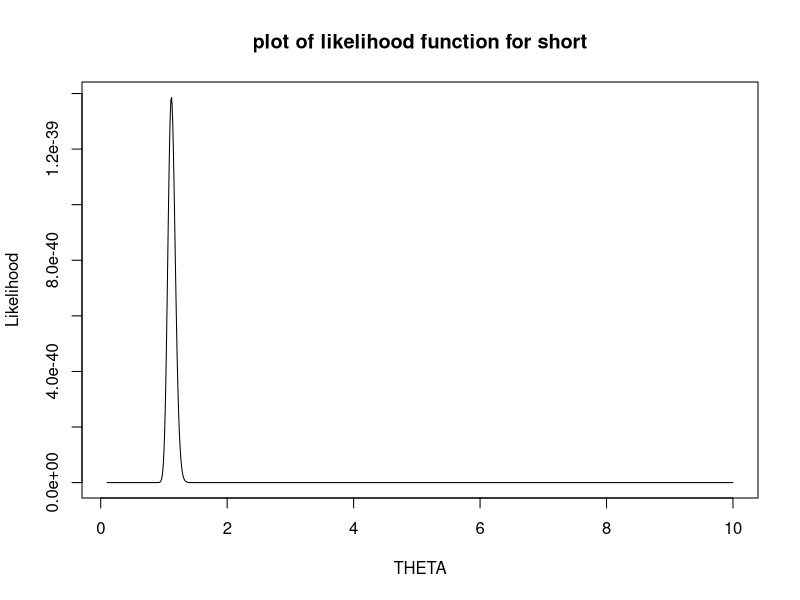
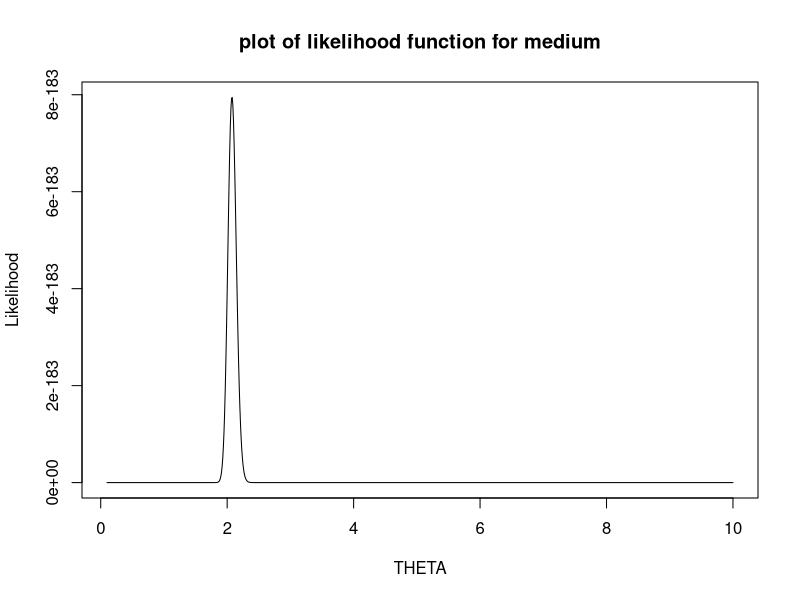
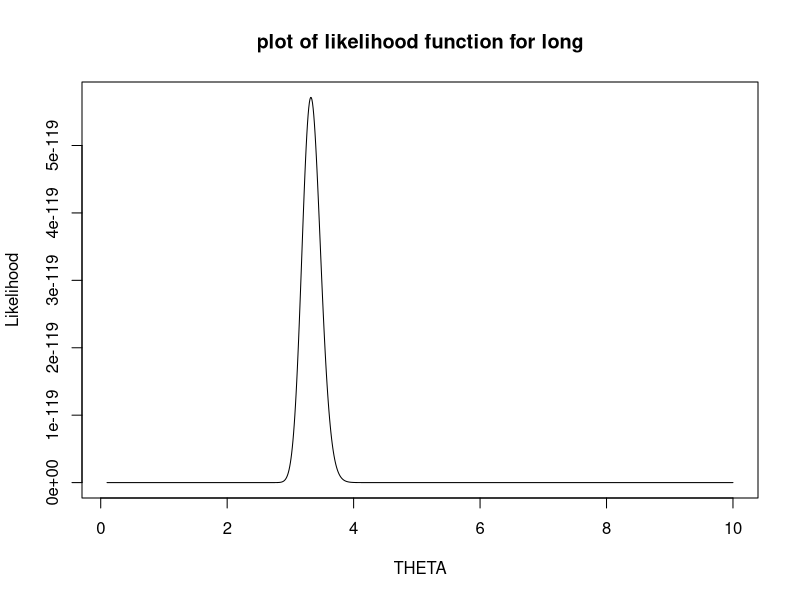
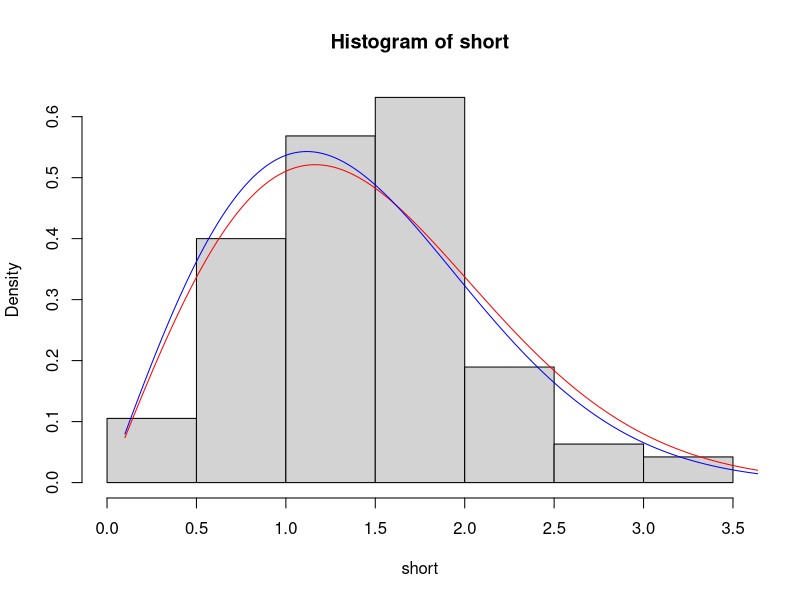
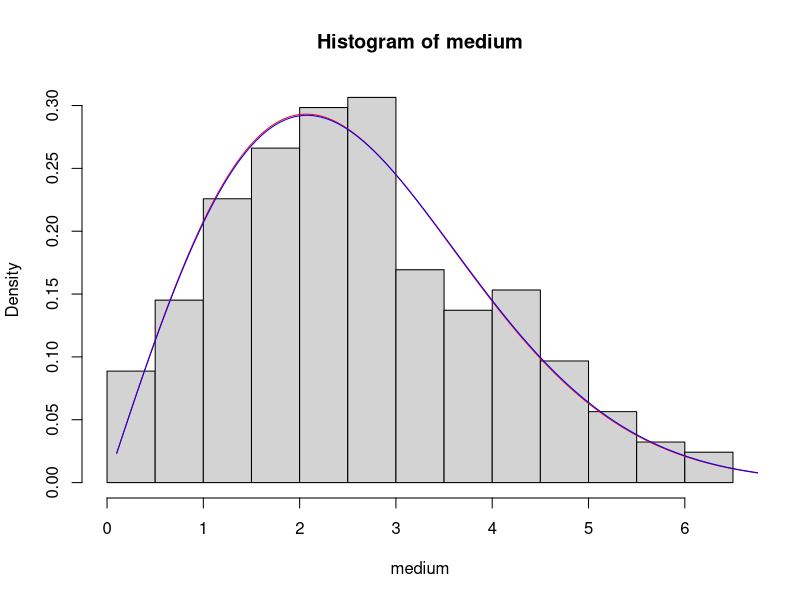
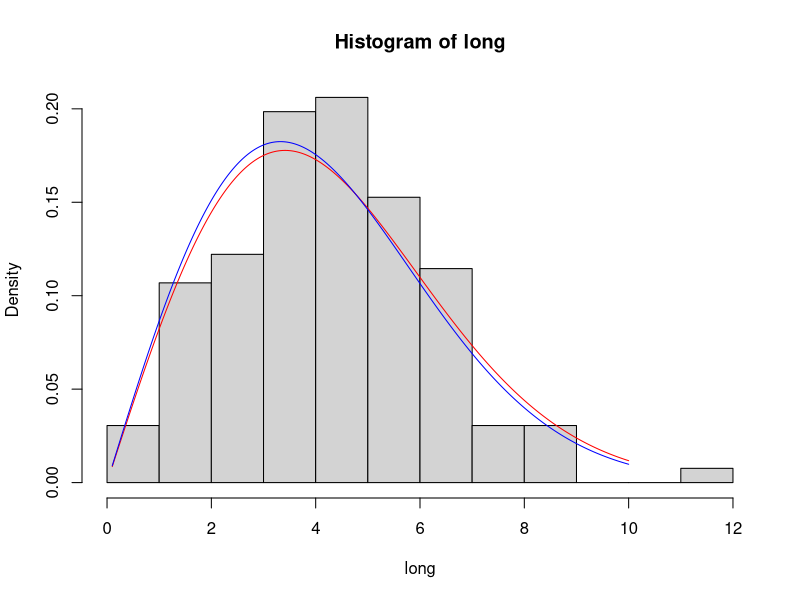
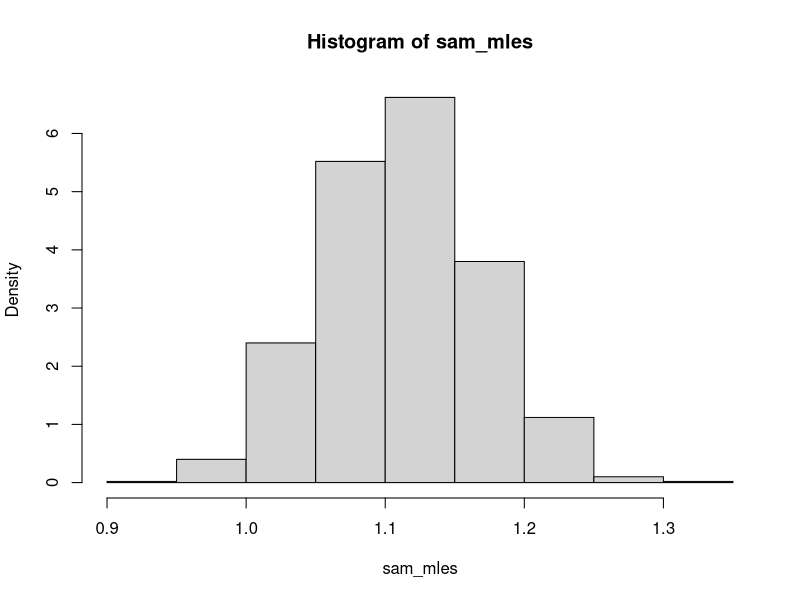

Write the R code that produced these figures, in order.
### Wonjohn Choi (SID: 23123143, GSI: Nanyu)

long=read.csv("long.csv")[[1]]
short=read.csv("short.csv")[[1]]
medium=read.csv("medium.csv")[[1]]
### a, b, c: done on paper.

### d. We will plot the likelihood function
# In a), we found that the likelihood function (theta) is
lik = function(data) {
  function(theta) {
    # sum(log(data)) - 2 * length(data) * log(theta) - sum(data^2)/(2 * theta^2)
    prod(data/theta^2 * exp(-data^2/(2*theta^2)))
  }
}
  
points = seq(0.1, 10, 0.01)
# For short,
mle_y = sapply(points, lik(short))
plot(points, mle_y, type="l", main="plot of likelihood function for short", ylab="Likelihood", xlab="THETA") # PLOT
mle_plot = points[which(mle_y==max(mle_y))] # MLE FROM PLOT: 1.12
mle_short = sqrt(mean(short^2)/2) # MLE FROM a): 1.117
var_mle_short= mean(short^2)/(8*length(short)) # APPROX. VARIANCE FROM c) # 0.00329

# For medium,
mle_y = sapply(points, lik(medium))
plot(points, mle_y, type="l", main="plot of likelihood function for medium", ylab="Likelihood", xlab="THETA") # PLOT
mle_plot = points[which(mle_y==max(mle_y))] # MLE FROM PLOT: 2.08
mle_medium = sqrt(mean(medium^2)/2) # MLE FROM a): 2.076
var_c= mean(medium^2)/(8*length(medium)) # APPROX. VARIANCE FROM c) # 0.00434

# For long,
mle_y = sapply(points, lik(long))
plot(points, mle_y, type="l", main="plot of likelihood function for long", ylab="Likelihood", xlab="THETA") # PLOT
mle_plot = points[which(mle_y==max(mle_y))] # MLE FROM PLOT: 3.32
mle_long = sqrt(mean(long^2)/2) # MLE FROM a): 3.324
var_c= mean(long^2)/(8*length(long)) # APPROX. VARIANCE FROM c) # 0.0211

### e
# For short,
mom_short = sqrt(2/pi)*mean(short) # MOM FROM b): 1.1637
var_short = 2*(4-pi)/(pi^2*length(short))*(mean(short))^2 # APPROX. VARIANCE FROM c): 0.0039

# For medium,
mom_medium = sqrt(2/pi)*mean(medium) # MOM FROM b): 2.069
var_medium = 2*(4-pi)/(pi^2*length(medium))*(mean(medium))^2 # APPROX. VARIANCE FROM c): 0.00472

# For long,
mom_long = sqrt(2/pi)*mean(long) # MOM FROM b): 3.4124
var_long = 2*(4-pi)/(pi^2*length(long))*(mean(long))^2 # APPROX. VARIANCE FROM c): 0.02429

### f
# ralyeigh function which return a function that computes value of rayleigh(theta) for its input
rayleigh = function(theta) {
  function(r) {
    r/theta^2 * exp(-r^2/(2 * theta^2))
  }
}

# For short,
hist(short, freq=F) # Histogram FOR SHORT
points = seq(0.1, 10, 0.01)
y_mom = sapply(points, rayleigh(mom_short))
y_mle = sapply(points, rayleigh(mle_short))
lines(points, y_mom, col="red") # plot MOM
lines(points, y_mle, col="blue") # plot MLE

# For medium,
hist(medium, freq=F) # Histogram FOR MEDIUM
points = seq(0.1, 10, 0.01)
y_mom = sapply(points, rayleigh(mom_medium))
y_mle = sapply(points, rayleigh(mle_medium))
lines(points, y_mom, col="red") # plot MOM
lines(points, y_mle, col="blue") # plot MLE

# For long,
hist(long, freq=F) # Histogram FOR LONG
points = seq(0.1, 10, 0.01)
y_mom = sapply(points, rayleigh(mom_long))
y_mle = sapply(points, rayleigh(mle_long))
lines(points, y_mom, col="red") # plot MOM
lines(points, y_mle, col="blue") # plot MLE

### g
# There seems to be a relationship between my estimates
# and the genomic separation of the point
# because rayleigh plot with estimated paramters
# fit the histogram very well.

### h
# Show that if X follows a Rayleigh distribution with...: this will be shown on paper.
# Show how Proposition D of Section 2.3 of the text can be applied to accomplish this: this will be shown on paper.
# Get sample from Rayleight distribtion (theta) of size n.
genSamRay = function(theta, n) {
  # Use method discussed in section (with Proposition D)
  theta * sqrt(log(1/(1 - runif(n))^2))
}

# We will do this for short.
B = 1000
N = length(short)
# genSamRay(mle_short, N): Get N samples from Rayleigh distribution with theta of mle_short
# sqrt(mean( ^2)/2): Formula to compute MLE of theta that we found previously.
sam_mles = replicate(B, sqrt(mean(genSamRay(mle_short, N)^2)/2))
hist(sam_mles, freq=F)

# Does the distribution appear roughly normal?
# Yes, histogram looks approximately normal.

# Do you think that the large sample theory can be reasonably applied here?
# Yes, becaues histogram of mles of simulated rayleigh samples is roughly
# normal. The histogram gets more normal as I incease B.
# Hence, mles of simulation are asymptotically normal.

# Compare the standard deviation calculated from the bootstrap to the standard
# errors you found previously
# Previously, we got sqrt(0.00329)==0.0574 as the approximate standard error for short.
sd_mles = sd(sam_mles)*sqrt((length(sam_mles)-1)/length(sam_mles))
# Here, I got 0.0583 as the standard deciation of mles from the bootstrap.
# Those values are very close.

### i
sorted_mles = sort(sam_mles)
# 95% confidence interval from bootstrap
CL_bootstrap = c(sorted_mles[3], sorted_mles[997]) # 0.9582014 1.2879188
# 95% confidence interval from large sample theory
CL_lst = c(mle_short - var_mle_short * 1.96, mle_short + var_mle_short * 19.6) # 1.110954 1.181794
# bootstrap confidence interval is very similar to the interval found by large sample theory.
# But they differ by a bit: bootstrap confidence interval contains interval from large sample theory.
